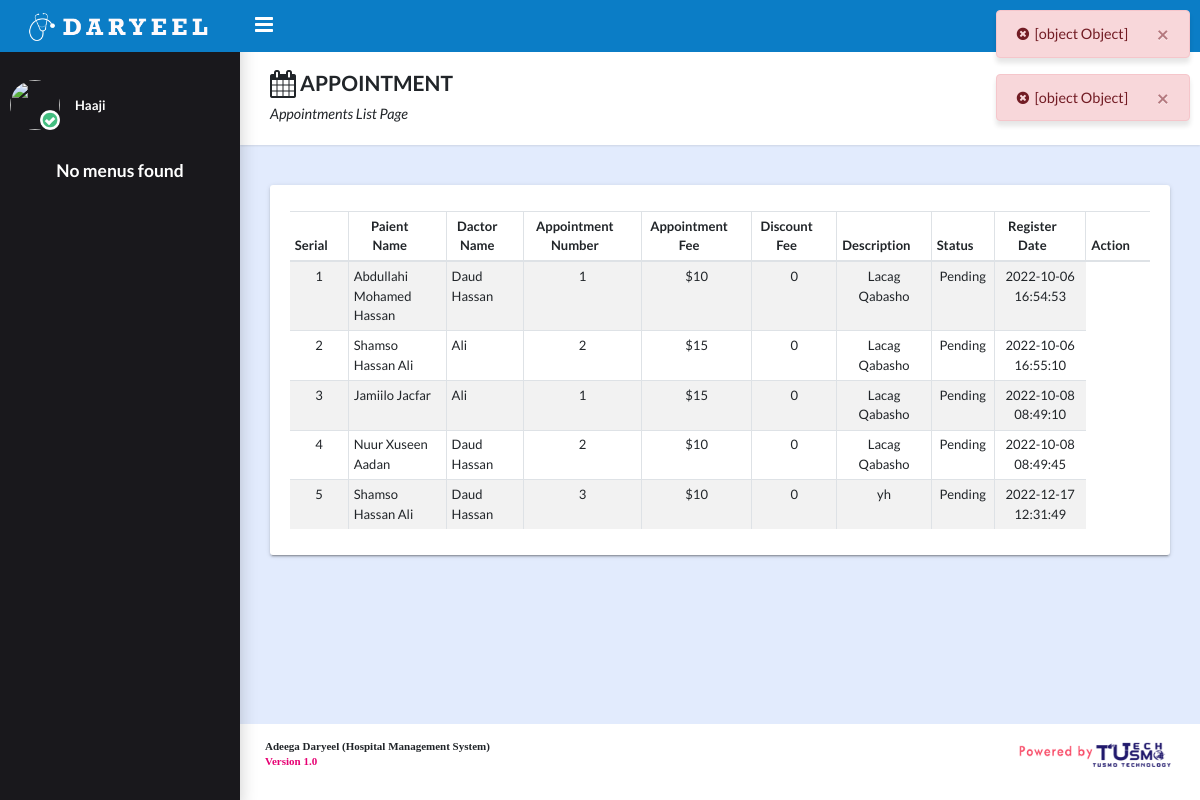
The app's page /appointments.php (signed in) with its own data.
### tables this page shows
CREATE TABLE `appointments` (
  `rowNo` int(11) NOT NULL,
  `appointment_id` varchar(250) DEFAULT NULL,
  `patient_id` varchar(250) DEFAULT NULL,
  `department_id` varchar(250) NOT NULL,
  `doctor_id` varchar(250) DEFAULT NULL,
  `appointment_number` int(11) DEFAULT NULL,
  `charged_appt_fee` varchar(250) DEFAULT NULL,
  `appt_discount_fee` varchar(250) DEFAULT NULL,
  `paid_appt_fee` varchar(250) DEFAULT NULL,
  `accountNumberID` varchar(250) DEFAULT NULL,
  `description` varchar(250) DEFAULT NULL,
  `appointment_status` varchar(50) DEFAULT NULL,
  `registered_by` varchar(250) DEFAULT NULL,
  `register_date` varchar(250) DEFAULT NULL,
  `updated_by` varchar(250) DEFAULT NULL,
  `update_date` varchar(250) DEFAULT NULL
);

### appointments.php (the view, shortened to what this page needs)
<!DOCTYPE html>
<html lang="en">
<head>
    <?php include("library/head.php");?>
</head>
<body class="app sidebar-mini">
    <?php include("library/header.php");?>
    <?php include("library/sidebar.php");?>
    <main class="app-content">
        <div class="app-title">
            <div>
                <h4><i class="fa fa-calendar fa-lg"></i> APPOINTMENT</h4>
                <p>Appointments List Page</p>
            </div>
            <ul class="app-breadcrumb breadcrumb">
                <li class="breadcrumb-item"><i class="fa fa-calendar"></i></li>
                <li class="breadcrumb-item"><a href="appointments">Appointments</a></li>
            </ul>
        </div>
        <div class="row" style="padding-bottom: 10px;">
        </div>
        <div class="row">
            <div class="col-md-12">
                <div class="tile">
                    <div class="tile-body">
                        <div class="table-responsive">
                            <table class="table table-striped table-bordered table-sm" id="appointmentsTable">
                                <thead>
                                    <tr align="center">
                                        <th>Serial</th>
                                        <th>Paient Name</th>
                                        <th>Dactor Name</th>
                                        <th>Appointment Number</th>
                                        <th>Appointment Fee</th>
                                        <th>Discount Fee</th>
                                        <th>Description</th>
                                        <th>Status</th>
                                        <th>Register Date</th>
                                        <th>
                                            <center>Action</center>
                                        </th>
                                    </tr>
                                </thead>
                                <tbody>
                                    <?php
											$getAppointment = mysqli_query($conn, "SELECT * FROM appointment_view ORDER BY appointment_id ASC") or die(mysqli_error($conn));
											$x = 1;
											while ($rs = mysqli_fetch_array($getAppointment)) {
												?>
                                    <tr>
                                        <td align="center"><?php echo $x; ?></td>
                                        <td align="left"><?php echo $rs[3]; ?></td>
                                        <td align="left"><?php echo $rs[7]; ?></td>
                                        <td align="center"><?php echo $rs[8]; ?></td>
                                        <td align="center">$<?php echo $rs[9]; ?></td>
                                        <td align="center"><?php echo $rs[10]; ?></td>
                                        <td align="center"><?php echo $rs[11]; ?></td>
                                        <td align="center"><?php echo $rs[12]; ?></td>
                                        <td align="center"><?php echo $rs[13]; ?></td>
                                    </tr>
                                    <?php
												$x++;
											}
										?>
                                </tbody>
                            </table>
                        </div>
                    </div>
                </div>
            </div>
        </div>
    </main>
    <?php include("library/footer.php");?>
</body>
</html>

### records on screen
appointments: rs "Abdullahi Mohamed Hassan", rs "Daud Hassan", appointment_number "1", charged_appt_fee "10", appt_discount_fee "0", description "Lacag Qabasho", rs "Pending", register_date "2022-10-06 16:54:53"
appointments: rs "Shamso Hassan Ali", rs "Ali", appointment_number "2", charged_appt_fee "15", appt_discount_fee "0", description "Lacag Qabasho", rs "Pending", register_date "2022-10-06 16:55:10"
appointments: rs "Jamiilo Jacfar", rs "Ali", appointment_number "1", charged_appt_fee "15", appt_discount_fee "0", description "Lacag Qabasho", rs "Pending", register_date "2022-10-08 08:49:10"
appointments: rs "Nuur Xuseen Aadan", rs "Daud Hassan", appointment_number "2", charged_appt_fee "10", appt_discount_fee "0", description "Lacag Qabasho", rs "Pending", register_date "2022-10-08 08:49:45"
appointments: rs "Shamso Hassan Ali", rs "Daud Hassan", appointment_number "3", charged_appt_fee "10", appt_discount_fee "0", description "yh", rs "Pending", register_date "2022-12-17 12:31:49"

### other values on screen
$_SESSION['userName'] "Haaji"
$_SESSION["footerCaption"] "Adeega Daryeel (Hospital Management System)"
$_SESSION["systemVersion"] "Version 1.0"
